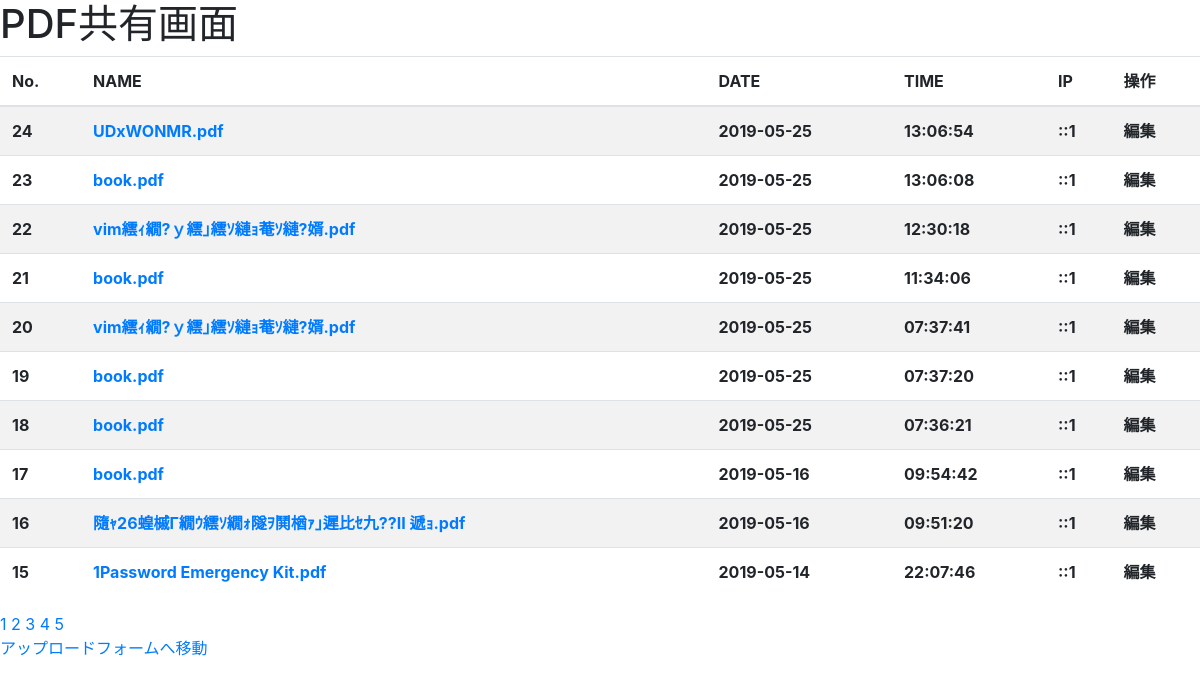
/?page=3, run on the app's committed database.
### tables this page shows
CREATE TABLE "upload" (
	`id`	INTEGER NOT NULL PRIMARY KEY AUTOINCREMENT,
	`name`	TEXT NOT NULL,
	`date`	TEXT NOT NULL,
	`ip`	TEXT NOT NULL,
	`path`	TEXT,
	`time`	INTEGER
);

### index.php (the view, shortened to what this page needs)
<?php
try {
  $db = getDb();
  $pagenationBaseNumber = 10;
  if (isset($_GET['page'])) {
    $page = $_GET['page'];
  } else {
    $page = 1;
  }
  if ($page > 1) {
    $start = ($page * $pagenationBaseNumber) - $pagenationBaseNumber;
  } else {
    $start = 0;
  }
  $sql = "SELECT id,name,date(date,'localtime') as date,ip,time(time,'localtime') as time,path FROM upload ORDER BY id DESC LIMIT :start,10";
  $stmt = $db->prepare($sql);
  $stmt->bindValue(':start', $start);
  $stmt->execute();
  $res = $stmt->fetchAll();
  $sql = "SELECT COUNT(*) id FROM upload";
  $pageNum = $db->query($sql);
  $pageNum = $pageNum->fetchColumn();
  $pagination = ceil($pageNum / 10);
} catch (PDOException $e) {
  echo $e->getMessage();
}
?>
<!doctype html>
<html lang="ja">
  <head>
    <link rel="stylesheet" href="https://stackpath.bootstrapcdn.com/bootstrap/4.3.1/css/bootstrap.min.css">
  </head>
  <body>
    <h1>PDF共有画面</h1>
    <table class="table table-striped table-hove table-responsiver">
      <thead>
        <tr>
          <th>No.</th>
          <th>NAME</th>
          <th>DATE</th>
          <th>TIME</th>
          <th>IP</th>
          <th>操作</th>
        </tr>
      </thead>
      <tbody>
        <?php foreach($res as $value) :?>
          <tr>
            <th><?= $value['id'] ?></th>
            <th><a href="<?= $value['path'] ?>"><?= $value['name'] ?></a></th>
            <th><?= $value['date'] ?></th>
            <th><?= $value['time'] ?></th>
            <th><?= $value['ip'] ?></th>
            <th>編集</th>
          </tr>
        <?php endforeach ?>
      </tbody>
    </table>
    <?php for ($x=1; $x <= $pagination ; $x++) : ?>
	    <a href="?page=<?= $x ?>"><?= $x; ?></a>
    <?php endfor ?>
    <div>
      <p><a href="upload.html">アップロードフォームへ移動</a></p>
    </div>
  </body>
</html>

### data on the page
upload: id "24", name "UDxWONMR.pdf", date "2019-05-25", time "13:06:54", ip "::1"
upload: id "23", name "book.pdf", date "2019-05-25", time "13:06:08", ip "::1"
upload: id "22", name "vim繧ｨ繝?ｙ繧｣繧ｿ縺ｮ菴ｿ縺?婿.pdf", date "2019-05-25", time "12:30:18", ip "::1"
upload: id "21", name "book.pdf", date "2019-05-25", time "11:34:06", ip "::1"
upload: id "20", name "vim繧ｨ繝?ｙ繧｣繧ｿ縺ｮ菴ｿ縺?婿.pdf", date "2019-05-25", time "07:37:41", ip "::1"
upload: id "19", name "book.pdf", date "2019-05-25", time "07:37:20", ip "::1"
upload: id "18", name "book.pdf", date "2019-05-25", time "07:36:21", ip "::1"
upload: id "17", name "book.pdf", date "2019-05-16", time "09:54:42", ip "::1"
upload: id "16", name "隨ｬ26蝗槭Γ繝ｳ繧ｿ繝ｫ隧ｦ鬨楢ｧ｣遲比ｾ九??II 遞ｮ.pdf", date "2019-05-16", time "09:51:20", ip "::1"
upload: id "15", name "1Password Emergency Kit.pdf", date "2019-05-14", time "22:07:46", ip "::1"
